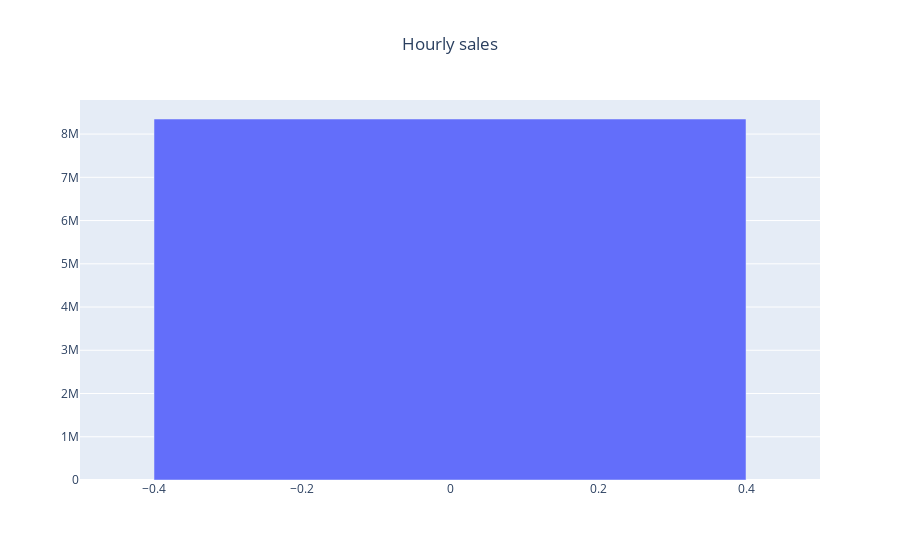

Here is the notebook cell this chart was saved with:
### Code cell
hourly_sales = raw_data.groupby('Hour')['Total_Purchase'].sum().sort_index(ascending=True)

data = [go.Bar(x=hourly_sales.index, 
               y=hourly_sales.values)]

layout = go.Layout(title="Hourly sales", title_x=0.5)

fig = go.Figure(data=data, layout=layout)

fig.show()

### Figure 1 — Plotly figure (JSON) as saved in the notebook; plotly's stock layout.template omitted (floating-point values rounded to 4 significant figures)
{"data": [{"type": "bar", "x": [0], "y": [8348000.0]}], "layout": {"title": {"text": "Hourly sales", "x": 0.5}}}
